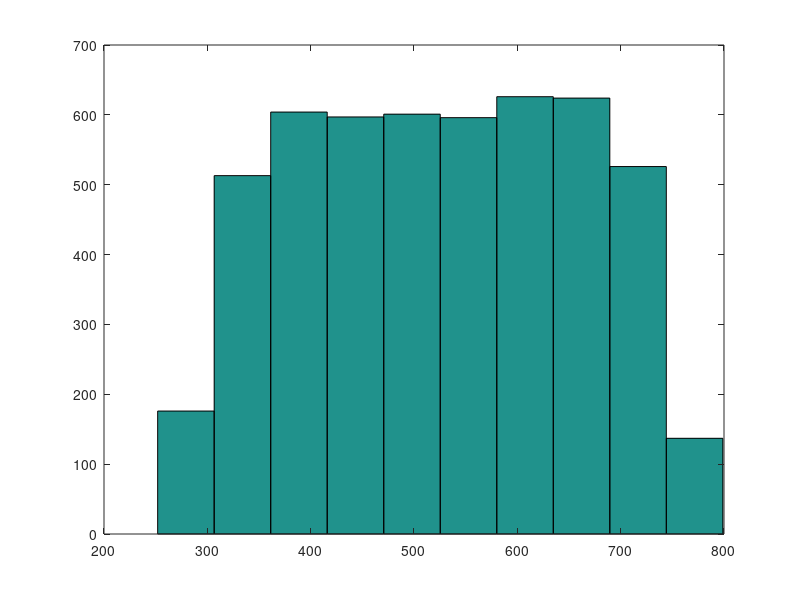

Reproduce this figure in MATLAB.
function [] = sum_uni_dist
  
  pre = 150 + (600-150) .* rand(5000,1);
 post = 100 + (200-100) .* rand(5000,1);
  %   post = 0 + (400-0) .* rand(1000,1); 
   
   summy=pre+ post;
   figure;
   s=sort(summy);
   %plot(1:1000,s,'.b');
   hist(s);
   